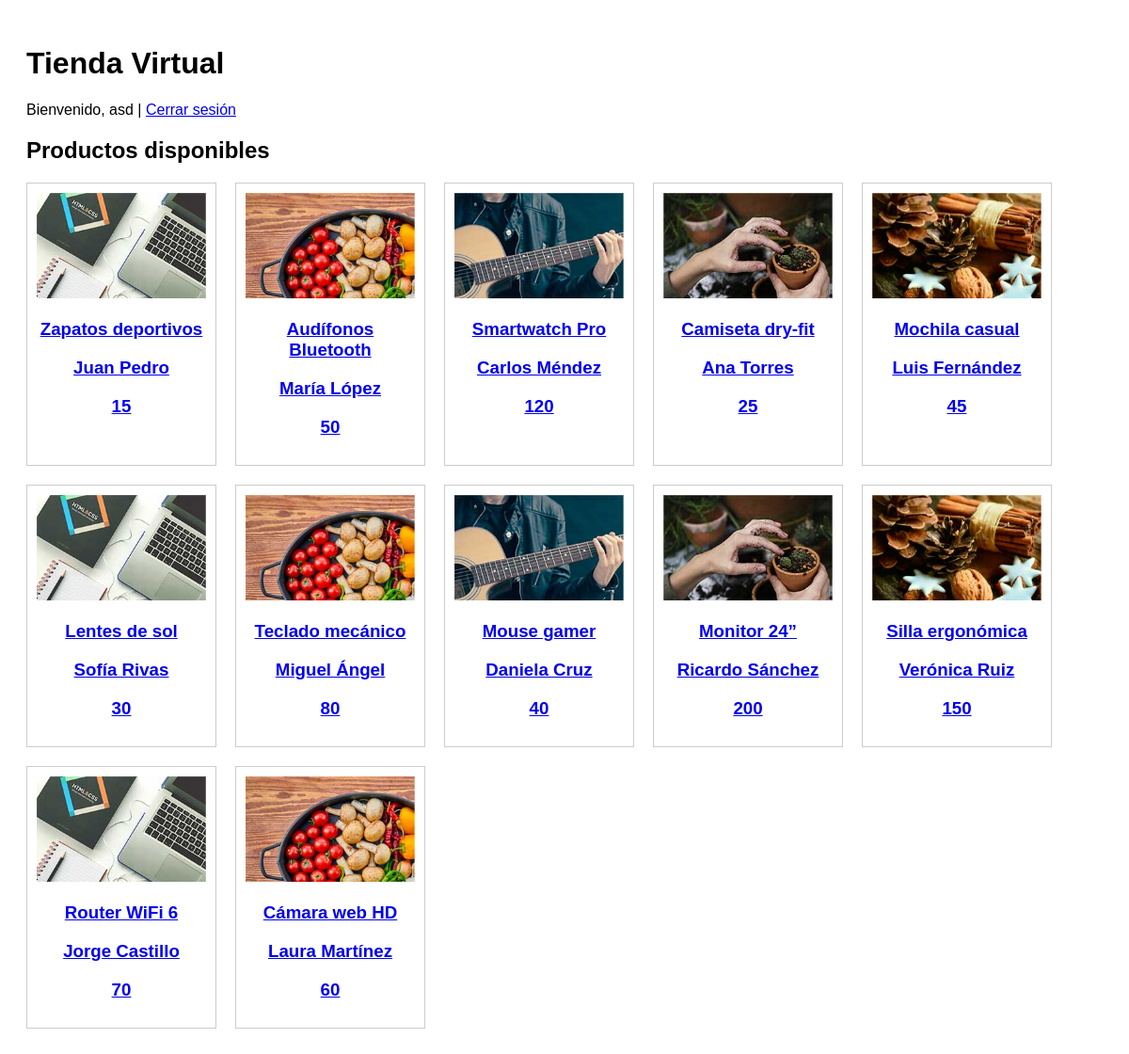
/ (signed in), run on the app's committed database.
### tables this page shows
CREATE TABLE productos (
    id INTEGER PRIMARY KEY AUTOINCREMENT,
    nombre TEXT NOT NULL,
    precio INT NOT NULL,
    vendedor TEXT NOT NULL,
    imagen TEXT NOT NULL
);

### app.py (the view)
@app.route('/')
def index():
    db = get_db()
    productos = db.execute('SELECT * FROM productos').fetchall()
    return render_template('index.html', productos=productos, usuario=session.get('username'))

### app.py (called while the page is built)
def get_db():
    conn = sqlite3.connect(DATABASE)
    conn.row_factory = sqlite3.Row
    return conn

### templates/index.html (shortened to what this page needs)
<!DOCTYPE html>
<html lang="es">
<head>
    <link rel="stylesheet" href="{{ url_for('static', filename='style.css') }}">
</head>
<body>
    <header>
        <h1>Tienda Virtual</h1>
        {% if usuario %}
        <p>Bienvenido, {{ usuario }} | <a href="{{ url_for('logout') }}">Cerrar sesión</a></p>
        {% endif %}
    </header>
    <main>
        <h2>Productos disponibles</h2>
        <div class="productos">
            {% for p in productos %}
            <div class="producto">
                <a href="{{ url_for('producto', producto_id=p.id) }}">
                    <img src="{{ url_for('static', filename=p.imagen) }}" alt="{{ p.name }}">
                    <h3>{{ p.nombre }}</h3>
                    <h3>{{ p.vendedor }}</h3>
                    <h3>{{ p.precio }}</h3>
                </a>
            </div>
            {% endfor %}
        </div>
    </main>
</body>
</html>

### static/style.css (style rules this page uses)
body { font-family: Arial, sans-serif; padding: 20px; }
.productos { display: flex; flex-wrap: wrap; gap: 20px; }
.producto { border: 1px solid #ccc; padding: 10px; width: 180px; text-align: center; }
.producto img { width: 100%; height: auto; }

### data on the page
productos: imagen (picture), nombre "Zapatos deportivos", vendedor "Juan Pedro", precio "15"
productos: imagen (picture), nombre "Audífonos Bluetooth", vendedor "María López", precio "50"
productos: imagen (picture), nombre "Smartwatch Pro", vendedor "Carlos Méndez", precio "120"
productos: imagen (picture), nombre "Camiseta dry-fit", vendedor "Ana Torres", precio "25"
productos: imagen (picture), nombre "Mochila casual", vendedor "Luis Fernández", precio "45"
productos: imagen (picture), nombre "Lentes de sol", vendedor "Sofía Rivas", precio "30"
productos: imagen (picture), nombre "Teclado mecánico", vendedor "Miguel Ángel", precio "80"
productos: imagen (picture), nombre "Mouse gamer", vendedor "Daniela Cruz", precio "40"
productos: imagen (picture), nombre "Monitor 24”", vendedor "Ricardo Sánchez", precio "200"
productos: imagen (picture), nombre "Silla ergonómica", vendedor "Verónica Ruiz", precio "150"
productos: imagen (picture), nombre "Router WiFi 6", vendedor "Jorge Castillo", precio "70"
productos: imagen (picture), nombre "Cámara web HD", vendedor "Laura Martínez", precio "60"

### other printed values
{{ usuario }} "asd"
